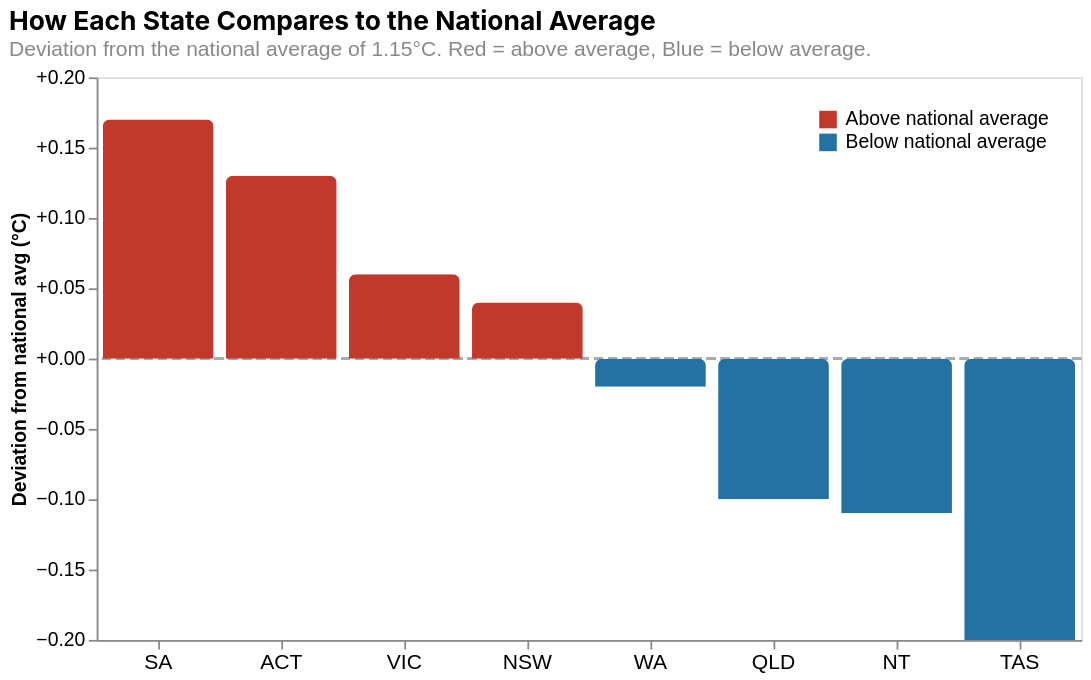

Specify this chart in Vega-Lite:
### Vega-Lite specification from a JSON file in a GitHub repository (floating-point values rounded to 4 significant figures)
{"$schema": "https://vega.github.io/schema/vega-lite/v5.json", "width": 560, "height": 320, "title": {"text": "How Each State Compares to the National Average", "subtitle": "Deviation from the national average of 1.15°C. Red = above average, Blue = below average.", "fontSize": 15, "subtitleFontSize": 12, "subtitleColor": "#888", "anchor": "start", "font": "Inter"}, "data": {"values": [{"state": "SA", "anomaly": 1.32, "deviation": 0.17, "category": "Above national average"}, {"state": "ACT", "anomaly": 1.28, "deviation": 0.13, "category": "Above national average"}, {"state": "VIC", "anomaly": 1.21, "deviation": 0.06, "category": "Above national average"}, {"state": "NSW", "anomaly": 1.19, "deviation": 0.04, "category": "Above national average"}, {"state": "WA", "anomaly": 1.13, "deviation": -0.02, "category": "Below national average"}, {"state": "QLD", "anomaly": 1.05, "deviation": -0.1, "category": "Below national average"}, {"state": "NT", "anomaly": 1.04, "deviation": -0.11, "category": "Below national average"}, {"state": "TAS", "anomaly": 0.95, "deviation": -0.2, "category": "Below national average"}]}, "layer": [{"mark": {"type": "rule", "color": "#aaaaaa", "strokeDash": [5, 3], "strokeWidth": 1.5}, "encoding": {"y": {"datum": 0}}}, {"mark": {"type": "bar", "cornerRadiusEnd": 4}, "encoding": {"x": {"field": "state", "type": "nominal", "sort": null, "axis": {"title": null, "labelAngle": 0, "labelFontSize": 12}}, "y": {"field": "deviation", "type": "quantitative", "axis": {"title": "Deviation from national avg (°C)", "grid": false, "format": "+.2f", "labelFontSize": 11}}, "color": {"field": "category", "type": "nominal", "scale": {"domain": ["Above national average", "Below national average"], "range": ["#c0392b", "#2471a3"]}, "legend": {"title": null, "orient": "top-right", "labelFontSize": 11}}, "tooltip": [{"field": "state", "type": "nominal", "title": "State"}, {"field": "anomaly", "type": "quantitative", "title": "Anomaly (°C)", "format": ".2f"}, {"field": "deviation", "type": "quantitative", "title": "vs national avg", "format": "+.2f"}]}}]}
